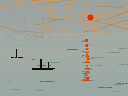

Recreate this plot in Python.
#!/usr/bin/env python3
"""
Session 02 — French Impressionism
Study: Claude Monet, Impression, Sunrise (1872)

Attempt 4: Fix the water. Stop over-stroking it.

  Attempt 3 diagnosis:
  - Dark water strokes clustered, creating banding and a dark halo around
    the reflection. The reflection should sit on open teal-grey water,
    not in a shadow.
  - Sky warm strokes still too timid — Monet's sky is aggressively warm
    in places; I'm holding back.
  - Horizon still seams — extend the blend zone further both ways.
  - Harbor ghost masts too solid.

  Key correction: the water in Impression Sunrise is LIGHTER than I've been
  painting it. The fog fills the water too — it's not a dark teal sea, it's
  a pale misty surface. The darkness comes from specific stroke marks, not
  from a dark base.
"""
from PIL import Image
import random, math, os

W, H = 128, 96
OUT = os.path.dirname(os.path.abspath(__file__))

SKY_BASE   = (155, 162, 160)  # cool grey-blue
SKY_WARM_A = (195, 158, 108)  # orange-warm, bold
SKY_WARM_B = (178, 140,  92)  # deeper warm
SKY_HAZE   = (168, 172, 166)  # horizon haze

# Water: lighter this time — fog fills it
WATER_BASE = (148, 168, 162)  # pale teal-grey, close to sky value
WATER_MID  = (118, 144, 138)  # mid strokes — sparse
WATER_DARK = ( 88, 114, 108)  # darkest marks — very few

FOG_GHOST  = (150, 156, 160)  # harbor ghosts — nearly identical to sky

SUN        = (228,  46,   8)
REFL_HOT   = (204,  68,  16)
REFL_WARM  = (192, 108,  40)
REFL_CREAM = (228, 150,  55)
BOAT       = ( 18,  15,  11)

HORIZON_Y  = 38
SUN_X, SUN_Y = 90, 17


def new_canvas():
    img = Image.new("RGB", (W, H), SKY_BASE)
    return img, img.load()


def px_set(px, x, y, tone):
    if 0 <= x < W and 0 <= y < H:
        px[x, y] = tone


def blend(c1, c2, t):
    t = max(0.0, min(1.0, t))
    return tuple(int(c1[i] + (c2[i] - c1[i]) * t) for i in range(3))


def curved_stroke(px, x0, y, length, tone, rng, gap=0.12, curve=0.3):
    cy = float(y)
    direction = rng.choice([-1, 1])
    for i in range(length):
        cy += direction * curve * math.sin(i / max(length, 1) * math.pi)
        if rng.random() >= gap:
            px_set(px, x0 + i, int(cy), tone)


def sky_layer(px, rng):
    """
    Cool grey base. Bold warm curved strokes — don't hold back.
    Upper sky: warmest and most active.
    Near horizon: lightens to haze.
    """
    # Cool-to-haze gradient in sky
    for y in range(0, HORIZON_Y):
        t = y / HORIZON_Y
        for x in range(W):
            px_set(px, x, y, blend(SKY_BASE, SKY_HAZE, t * 0.6))

    # Warm strokes — bold and numerous, especially upper sky
    for _ in range(36):
        y  = rng.randint(0, HORIZON_Y - 3)
        x0 = rng.randint(-15, W - 15)
        ln = rng.randint(22, 70)
        tone = rng.choice([SKY_WARM_A, SKY_WARM_A, SKY_WARM_B])
        # Probability weighted away from horizon (more active at top)
        if rng.random() < (1.0 - y / HORIZON_Y * 0.4):
            curved_stroke(px, x0, y, ln, tone, rng,
                          gap=0.12, curve=rng.uniform(0.1, 0.45))


def water_layer(px, rng):
    """
    Pale teal-grey water. LIGHTER than previous attempts.
    Fog fills the water just as it fills the sky.
    A few sparse dark strokes for surface texture — not many.
    Wide soft blend zone at horizon.
    """
    # Gradient: sky haze at horizon → pale water base lower
    for y in range(HORIZON_Y, H):
        t = (y - HORIZON_Y) / (H - HORIZON_Y)
        for x in range(W):
            px_set(px, x, y, blend(SKY_HAZE, WATER_BASE, t * 0.8))

    # Sparse horizontal strokes — surface texture, not dark banding
    for _ in range(20):   # half as many as before
        y  = rng.randint(HORIZON_Y + 6, H - 4)
        x0 = rng.randint(0, W - 8)
        ln = rng.randint(4, 16)
        tone = rng.choice([WATER_MID, WATER_MID, WATER_DARK])
        for x in range(x0, x0 + ln):
            if rng.random() < 0.8:
                px_set(px, x, y, tone)

    # Wide horizon blend — sky and water dissolve into each other
    blend_start = HORIZON_Y - 5
    blend_end   = HORIZON_Y + 9
    for y in range(blend_start, blend_end):
        t = (y - blend_start) / (blend_end - blend_start)
        for x in range(W):
            tone = blend(SKY_HAZE, WATER_BASE, t * 0.7)
            # Don't overwrite every pixel — let some underlying show
            if rng.random() < 0.7:
                px_set(px, x, y, tone)


def harbor_ghosts(px, rng):
    """
    Maximally dissolved. These should be impressions, not marks.
    Use a tone almost indistinguishable from sky.
    """
    for y in range(HORIZON_Y - 7, HORIZON_Y + 2):
        for x in range(4, 46):
            if rng.random() < 0.16:   # reduced from 0.2
                px_set(px, x, y, FOG_GHOST)

    for mx in [14, 24, 33, 42]:
        top_y = rng.randint(4, 12)
        for y in range(top_y, HORIZON_Y + 2):
            if rng.random() < 0.52:   # reduced from 0.62
                px_set(px, mx, y, FOG_GHOST)

    for y in range(HORIZON_Y - 10, HORIZON_Y):
        for x in range(48, 56):
            if rng.random() < 0.10:
                px_set(px, x, y, FOG_GHOST)


def sun_disc(px, rng):
    r = 3
    for dy in range(-r, r + 1):
        for dx in range(-r, r + 1):
            if dx * dx + dy * dy <= r * r:
                px_set(px, SUN_X + dx, SUN_Y + dy, SUN)
    for dy in range(-(r + 2), r + 3):
        for dx in range(-(r + 2), r + 3):
            d2 = dx * dx + dy * dy
            if r * r < d2 <= (r + 2) ** 2:
                if rng.random() < 0.4:
                    px_set(px, SUN_X + dx, SUN_Y + dy, SKY_WARM_A)


def reflection(px, rng):
    """
    Tight column. No dark zone around it — pale water base means the
    orange marks pop on their own without dark shadow contrast.
    Marks widen slightly toward foreground.
    """
    anchor = SUN_X - 3
    rx = float(anchor)
    for y in range(HORIZON_Y + 1, H - 14):
        rx += rng.gauss(0, 0.35)
        rx = max(anchor - 5, min(rx, anchor + 5))

        if rng.random() < 0.24:
            continue

        t  = (y - HORIZON_Y) / (H - 14 - HORIZON_Y)
        ln = rng.randint(2, max(3, int(3 + t * 5)))
        x0 = int(rx) - ln // 2
        tone = rng.choices(
            [REFL_HOT, REFL_WARM, REFL_CREAM],
            weights=[0.5, 0.35, 0.15]
        )[0]
        for x in range(x0, x0 + ln):
            px_set(px, x, y, tone)

        if rng.random() < 0.28:
            off = rng.randint(-4, 4)
            ln2 = rng.randint(1, 3)
            for x in range(x0 + off, x0 + off + ln2):
                px_set(px, x, y, REFL_WARM)


def boats_layer(px, rng):
    ny = 68
    for x in range(32, 55):
        px_set(px, x, ny, BOAT)
        if x < 53:
            px_set(px, x, ny + 1, BOAT)
    for y in range(ny - 9, ny):
        px_set(px, 40, y, BOAT)
        px_set(px, 41, y, BOAT)
    for y in range(ny - 6, ny):
        px_set(px, 48, y, BOAT)

    fy = 57
    for x in range(10, 24):
        if rng.random() < 0.76:
            px_set(px, x, fy, BOAT)
    for y in range(fy - 8, fy):
        px_set(px, 16, y, BOAT)


def main():
    rng = random.Random(42)
    img, px = new_canvas()

    sky_layer(px, rng)
    water_layer(px, rng)
    harbor_ghosts(px, rng)
    sun_disc(px, rng)
    reflection(px, rng)
    boats_layer(px, rng)

    out_path = os.path.join(OUT, "attempt_04.png")
    img.save(out_path)
    print(f"Saved: {out_path}")


if __name__ == "__main__":
    main()
